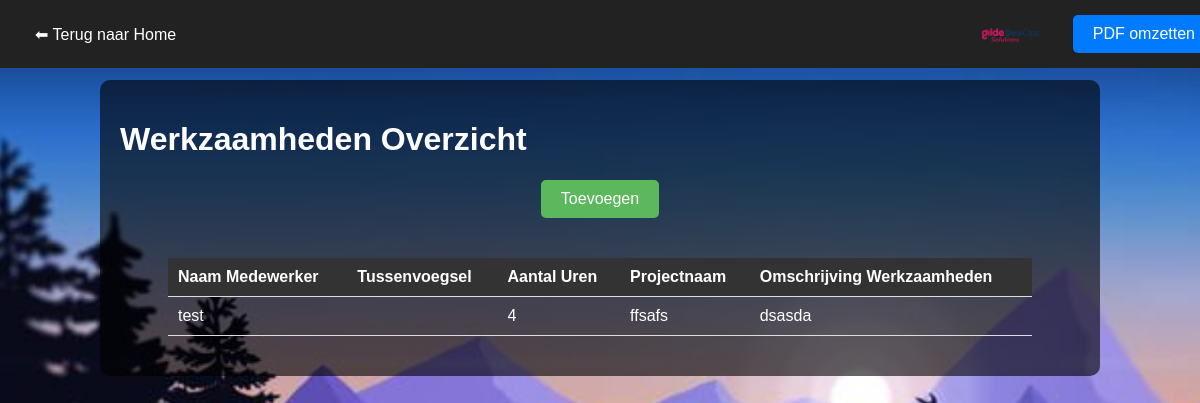
The app's page /werkzaamhedeninfo.php, older data.
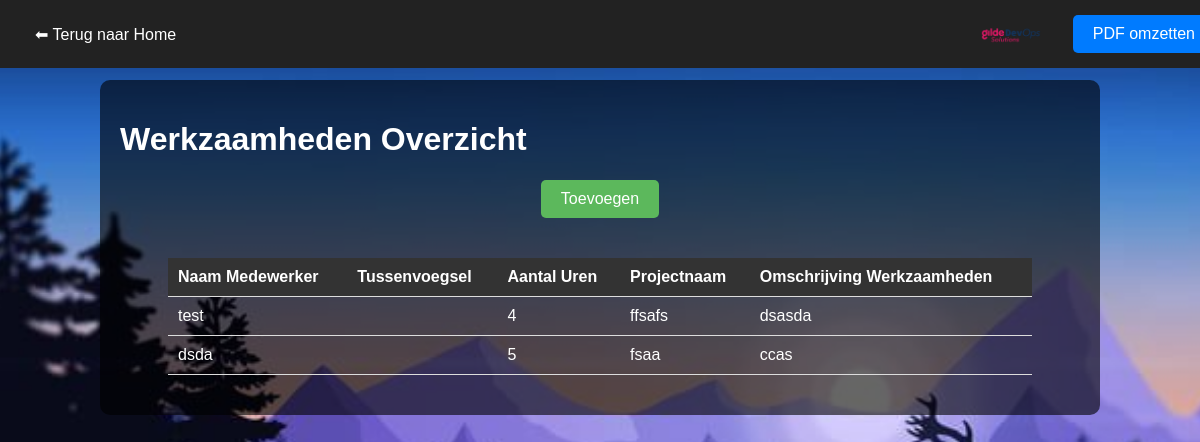
The same page, newer data.
### tables this page shows
CREATE TABLE IF NOT EXISTS `werkzaamheden` (
  `id` int NOT NULL AUTO_INCREMENT,
  `naam` varchar(255) NOT NULL,
  `tussenvoegsel` varchar(50) DEFAULT NULL,
  `aantal_uren` int NOT NULL,
  `projectnaam` varchar(255) NOT NULL,
  `omschrijving` text NOT NULL,
  `datum` timestamp NULL DEFAULT CURRENT_TIMESTAMP,
  PRIMARY KEY (`id`)
);

### werkzaamhedeninfo.php (the view, shortened to what this page needs)
<?php
require 'config.php';
$conn = new mysqli($servername, $username, $password, $dbname);
$sql = "SELECT * FROM werkzaamheden";
$result = $conn->query($sql);
?>
<!DOCTYPE html>
<html lang="nl">
<head>
</head>
<body>
<div class="navbar">
    <div class="left">
        <a href="index.html">⬅ Terug naar Home</a>
    </div>
    <div class="right">
        <img src="images/devopslogo.png" alt="Logo">
        <button onclick="window.print()">PDF omzetten</button>
    </div>
</div>
<div class="container">
    <h1>Werkzaamheden Overzicht</h1>
    <div class="add-btn">
        <a href="werkzaamheden.html"><button class="add-button">Toevoegen</button></a>
    </div>
<div style="overflow-x:auto;">
    <table>
        <thead>
            <tr>
                <th>Naam Medewerker</th>
                <th>Tussenvoegsel</th>
                <th>Aantal Uren</th>
                <th>Projectnaam</th>
                <th>Omschrijving Werkzaamheden</th>
            </tr>
        </thead>
        <tbody>
            <?php
            if ($result->num_rows > 0) {
                while($row = $result->fetch_assoc()) {
                    echo "<tr>
                            <td>" . $row['naam'] . "</td>
                            <td>" . $row['tussenvoegsel'] . "</td>
                            <td>" . $row['aantal_uren'] . "</td>
                            <td>" . $row['projectnaam'] . "</td>
                            <td>" . $row['omschrijving'] . "</td>
                          </tr>";
                }
            } else {
                echo "<tr><td colspan='7'>Geen werkzaamheden gevonden</td></tr>";
            }
            ?>
        </tbody>
    </table>
    </div>
</div>
</body>
</html>

Row changes from the older to the newer data that the page shows:
added werkzaamheden: naam "dsda", aantal_uren "5", projectnaam "fsaa", omschrijving "ccas"
